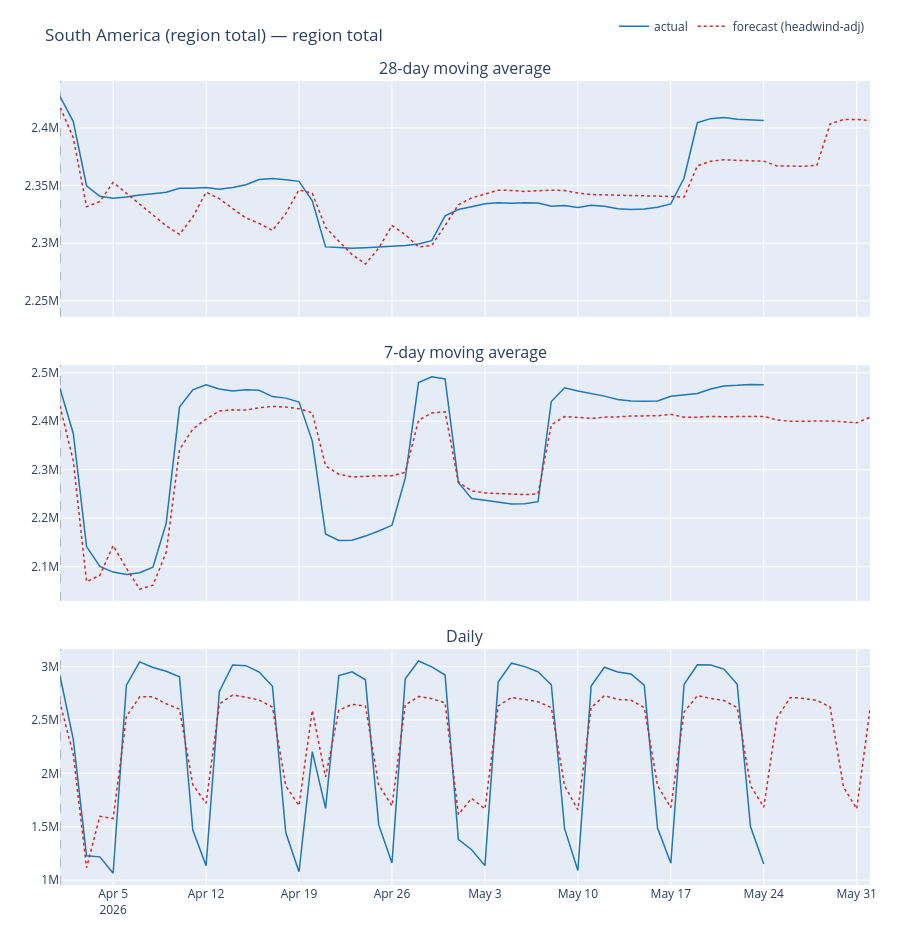
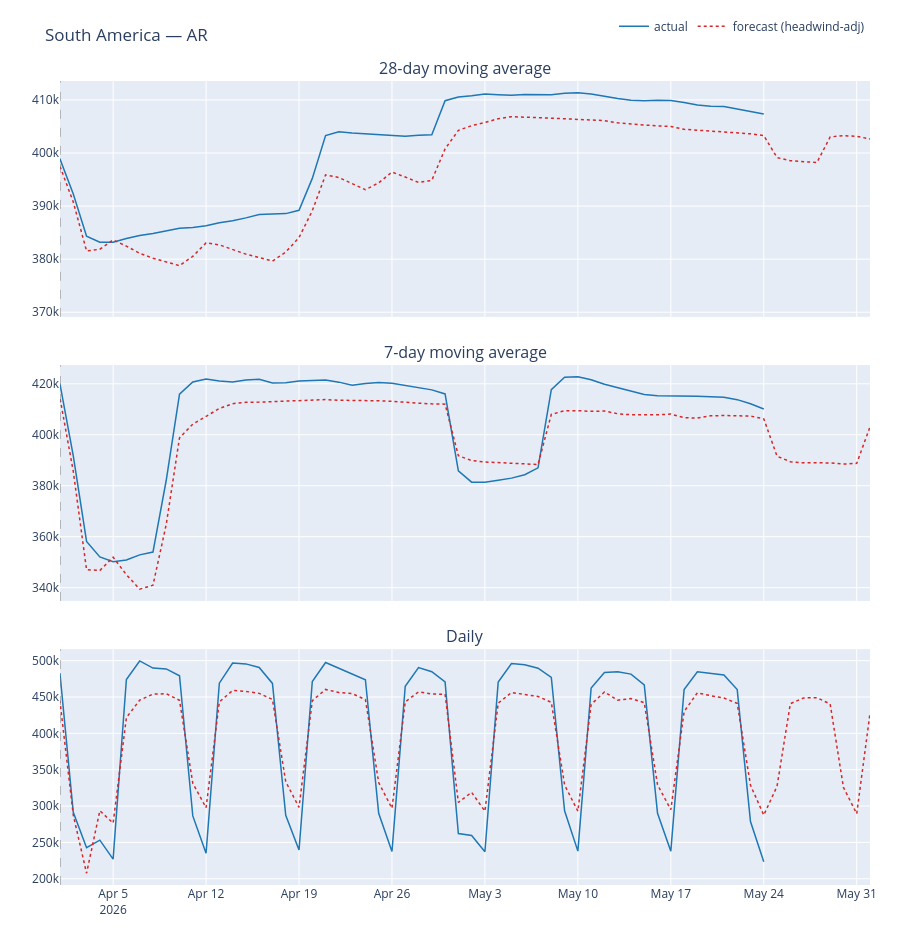
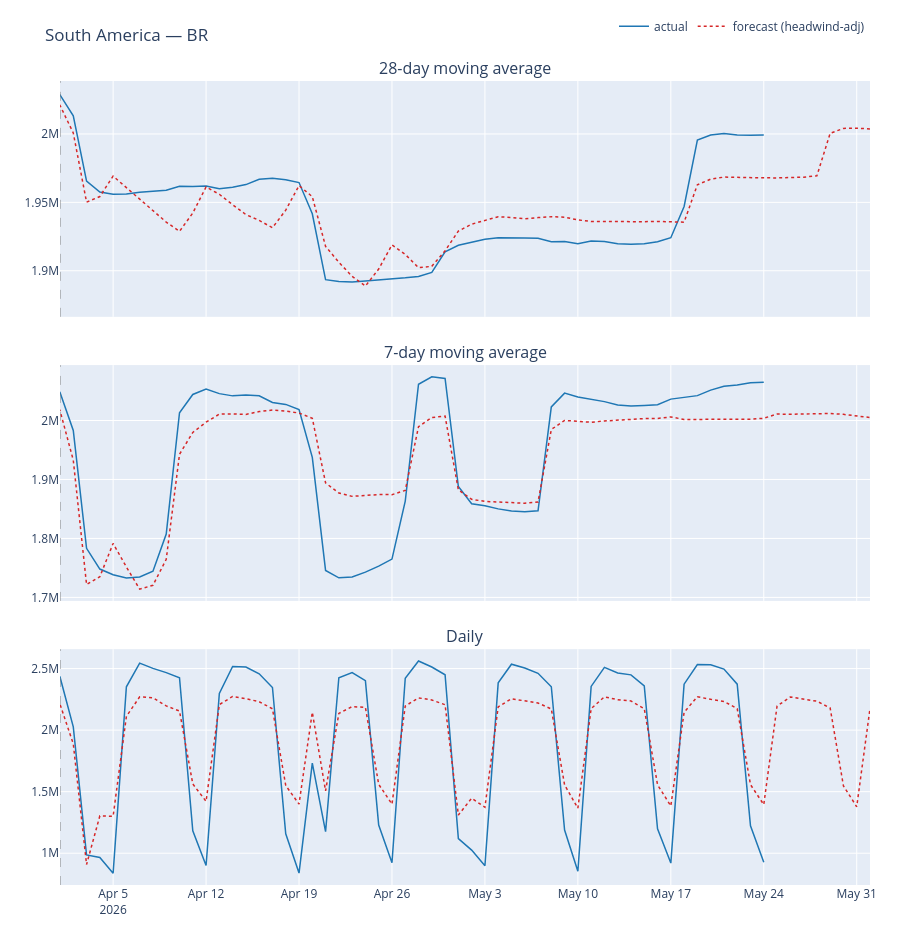

The notebook cell these images were saved under, in order:
### Markdown cell above
## 3. South America

Forecast-resolved: AR, BR.

### Code cell
# [plot-south-america]
region = 'South America'
show_entity(region_entities[region], title_suffix='region total')
show_entities(region_country_entities[region])
